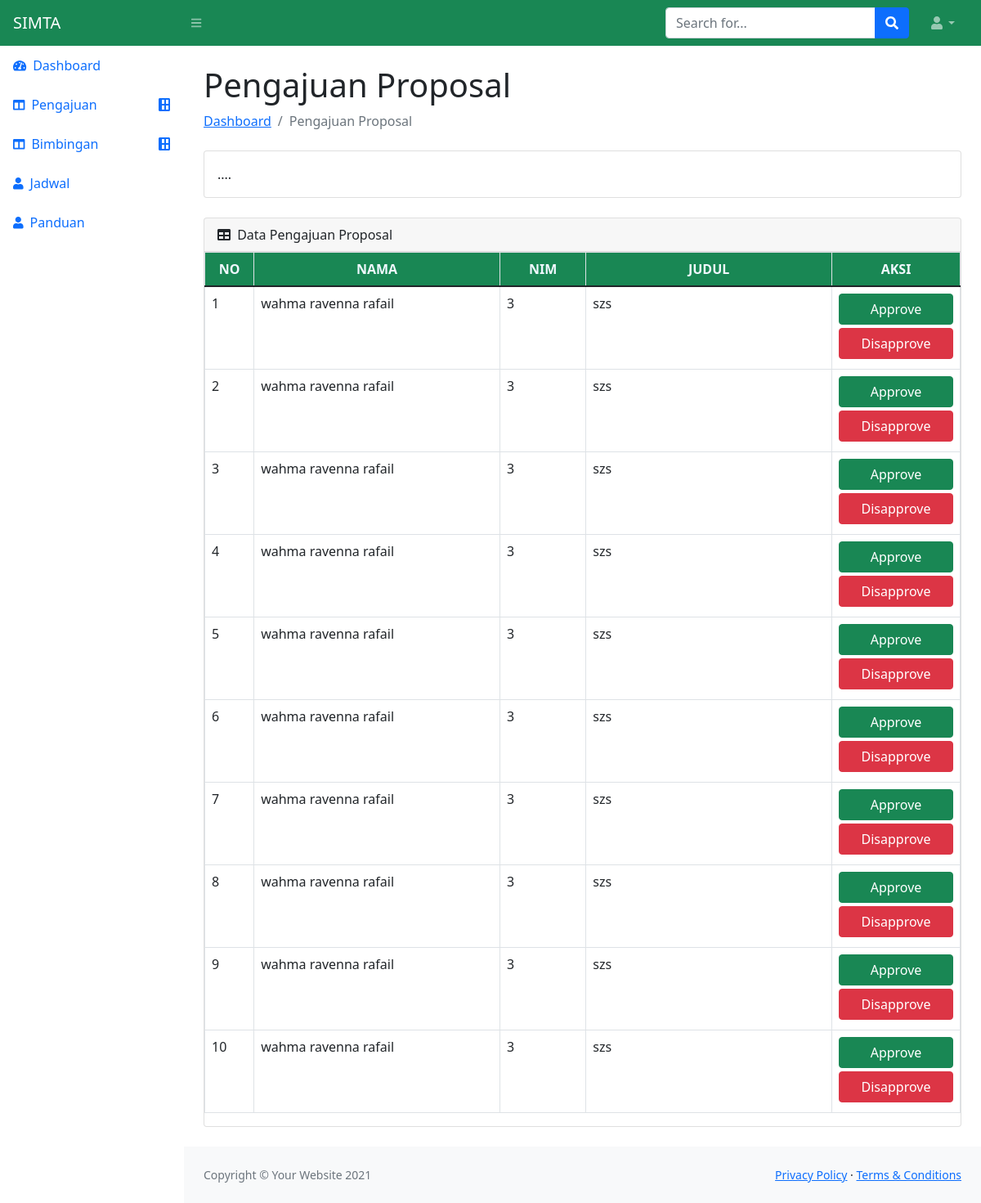
Before: /pembimbing/pengajuan-proposal with the older database file.
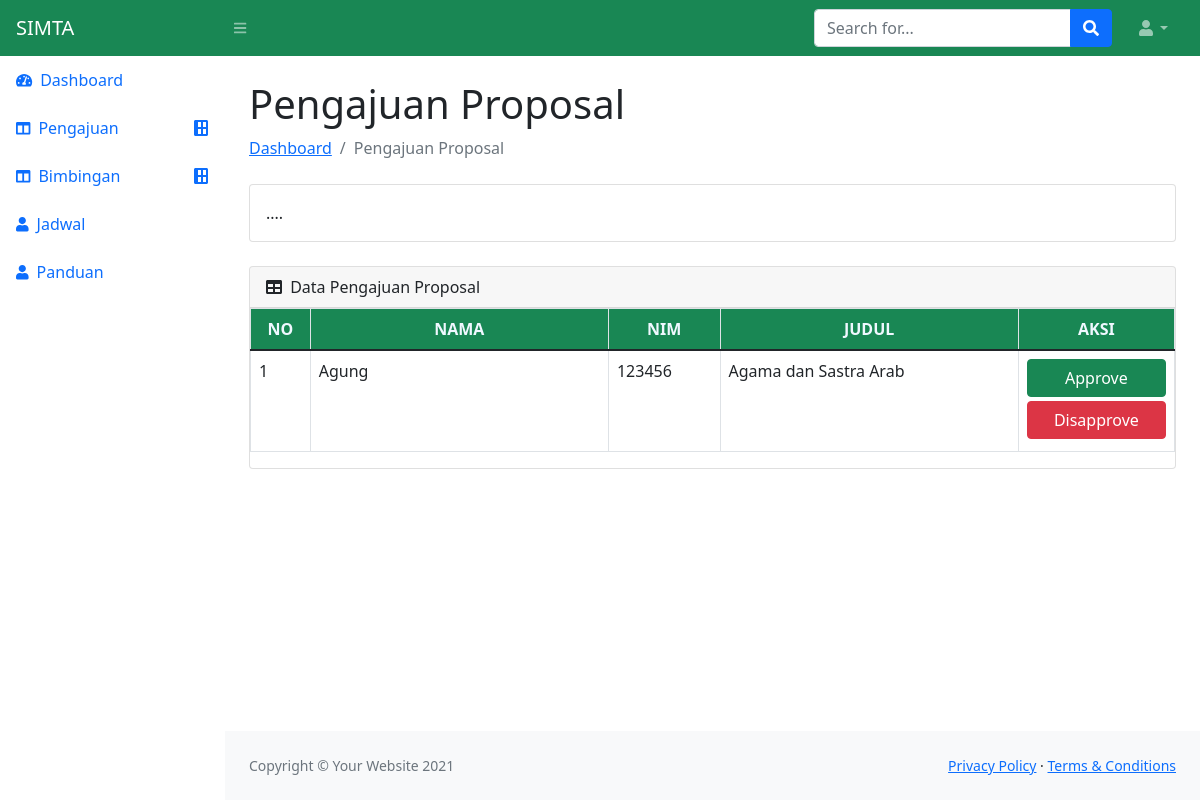
After: the same page with the newer database file.
### mahasiswa/models.py (models this page shows)
class proposal(models.Model):
    nama = models.CharField(max_length=50)
    nim = models.IntegerField()
    judul = models.CharField(max_length=200)
    pembimbing_1 = models.CharField(max_length=20)
    pembimbing_2 = models.CharField(max_length=20)

### pembimbing/views.py (the view)
# urls.py: path('pengajuan-proposal', views.pengajuanProposalViewPembimbing, name='pengajuan-propposal'),
def pengajuanProposalViewPembimbing(request):
    data_proposal = models.proposal.objects.all()
    konteks = {'data_proposal': data_proposal}
    return render(request, 'pembimbing/pengajuan-proposal.html', konteks)

### pembimbing/templates/pembimbing/pengajuan-proposal.html (shortened to what this page needs)
{% extends 'main-pembimbing.html' %}
{% block content %}
<main>
    <div class="container-fluid px-4">
        <h1 class="mt-4">Pengajuan Proposal</h1>
        <ol class="breadcrumb mb-4">
            <li class="breadcrumb-item"><a href="index.html">Dashboard</a></li>
            <li class="breadcrumb-item active">Pengajuan Proposal</li>
        </ol>
        <div class="card mb-4">
            <div class="card-body">
              ....
            </div>
        </div>
        <div class="card mb-4">
            <div class="card-header">
                <i class="fas fa-table me-1"></i>
                Data Pengajuan Proposal
            </div>
            <div class="table-responsive">
              <table class="table table-bordered">
                  <thead style="background-color: #198754">
                      <tr>
                          <th style="width: 3%; text-align: center; color: aliceblue;">NO</th>
                          <th style="width: 20%; text-align: center; color: aliceblue;">NAMA</th>
                          <th style="width: 7%; text-align: center; color: aliceblue;">NIM</th>
                          <th style="width: 20%; text-align: center; color: aliceblue;">JUDUL</th>
                          <th style="width: 5%;text-align: center; color: aliceblue">AKSI</th>
                      </tr>
                  </thead>
                  <tbody>
                      {% for i in data_proposal %}
                      <tr>
                          <td>{{forloop.counter}}</td>
                          <td>{{i.nama}}</td>
                          <td>{{i.nim}}</td>
                          <td>{{i.judul}}</td>
                          <td>
                            <div class="d-flex flex-column">
                                  <a class="btn btn-success mb-1" data-bs-toggle="modal" href="#exampleModalToggle" type="button"><span>
                                  Approve
                                  </span></a>
                              <div class="d-flex flex-column">
                                  <a class="btn btn-danger mb-1" data-bs-toggle="modal" href="#exampleModal" type="button"><span>
                                  Disapprove
                                  </span></a>
                              </div>
                            </div>
                          </td>
                      </tr>
                      {% endfor %}
                    </tbody>
                </table>
            </div>
        </div>
    </div>
</main>
{% endblock %}

Changed rows visible on the page:
removed proposal: nama "wahma ravenna rafail", nim "3", judul "szs"
removed proposal: nama "wahma ravenna rafail", nim "3", judul "szs"
removed proposal: nama "wahma ravenna rafail", nim "3", judul "szs"
removed proposal: nama "wahma ravenna rafail", nim "3", judul "szs"
removed proposal: nama "wahma ravenna rafail", nim "3", judul "szs"
removed proposal: nama "wahma ravenna rafail", nim "3", judul "szs"
removed proposal: nama "wahma ravenna rafail", nim "3", judul "szs"
removed proposal: nama "wahma ravenna rafail", nim "3", judul "szs"
removed proposal: nama "wahma ravenna rafail", nim "3", judul "szs"
removed proposal: nama "wahma ravenna rafail", nim "3", judul "szs"
added proposal: nama "Agung", nim "123456", judul "Agama dan Sastra Arab"
